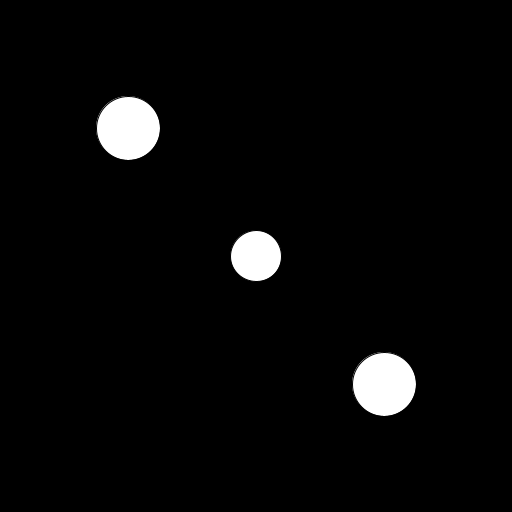
Frame 1 (no input)
Frame 60 (the mouse pressed at the canvas centre just before this capture): identical to frame 1, image omitted
Frame 120 (the mouse held since frame 60 and released just before this capture): identical to frame 1, image omitted

The Processing sketch that drew this single still picture (run headless with seeded random() and noise(); from frame 60 on, the mouse is pressed at the canvas centre):

// Processing sketch: wanderingRobots
// ── wanderingRobots.pde
int beaconX;
int beaconY;
int beaconSize;

int roboX1;
int roboY1;
int roboSize1;
int roboDirection1;

int roboX2;
int roboY2;
int roboSize2;
int roboDirection2;

final int robotSpeed = 30;

void setup()
{
    size(512, 512);
    background(0);

    beaconX = width/2; 
    beaconY = height/2;
    beaconSize = width/10;
    circle(beaconX, beaconY, beaconSize); 

    roboX1 = width * 1/4; 
    roboY1 = height * 1/4; 
    roboSize1 = width/8; 
    drawRobo(roboX1, roboY1, roboSize1);

    roboX2 = width * 3/4;
    roboY2 = height * 3/4;
    roboSize2 = width/8;    
    drawRobo(roboX2, roboY2, roboSize2);
}

void draw() 
{
    background(0);
    circle(beaconX, beaconY, beaconSize);
    drawRobo(roboX1, roboY1, roboSize1);
    drawRobo(roboX2, roboY2, roboSize2);
}

void mouseDragged()
{
    if (mouseX <= (beaconX + beaconSize) && mouseX >= (beaconX - beaconSize))
    {
        if (mouseY <= (beaconY + beaconSize) && mouseY >= (beaconY - beaconSize)) 
        {
            beaconX = mouseX; 
            beaconY = mouseY; 
        }
    }
    else
    {
        // do nothing
    }
}

void drawRobo(int robotX, int robotY, int robotSize)
{
    circle(robotX, robotY, robotSize);
}

void moveRobo(int robotX, int robotY, int robotDirection )
{
  int nextX = robotX + int(robotSpeed * cos(robotDirection));
  int nextY = robotY + int(robotSpeed * sin(robotDirection));

  int crossProduct = (nextX - robotX)*(mouseY - robotY) -
                     (nextY - robotY)*(mouseX - robotX);
 
  if (dist(nextX, nextY, mouseX, mouseY) > 25)
  {
    robotX = nextX;
    robotY = nextY;
  }

  if (random(1) < 0.05)
  {
    final int angleToTurn = 30;
    if (crossProduct < 0)
    {
      robotDirection -= radians(angleToTurn 
                        + random(angleToTurn/4) 
                        - angleToTurn/8);
    }
    else
    {
      robotDirection += radians(angleToTurn 
                        + random(angleToTurn/4.0f) 
                        - angleToTurn/8.0f);
    }
  }
}
